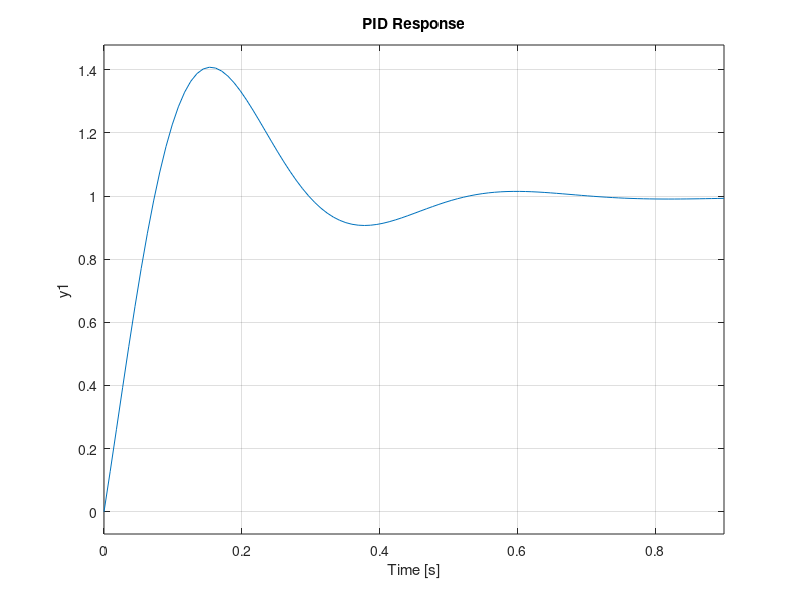

Write MATLAB code to recreate this figure. (Note: this script raises an error after producing the figure.)
clc;
clear;
close all;

g  = 9.81;
r  = 0.05;
MW = 0.13;
MP = 1.24;
l  = 0.213;
IW = 0.0002899;
IP = 0.05626;
km = 0.2774;
ke = 0.509;
R  = 7.101;

beta = 2*MW + 2*IW/(r^2) + MP;
alpha = IP*beta + MP*l^2*(MW + IW/(r^2));

A = [0 1 0 0;
     0 (2*km*ke*(MP*l*r - IP - MP*l^2))/(R*r^2*alpha) (MP*g*l)/alpha 0;
     0 0 0 1;
     0 (2*km*ke*(r*beta - MP*l))/(R*r^2*alpha) (MP*g*l*beta)/alpha 0];

B = [0;
     (2*km*(-MP*l*r + IP + MP*l^2))/(R*r*alpha);
     0;
     (2*km*(-r*beta + MP*l))/(R*r*alpha)];

C = [0 0 1 0];
D = 0;

sys = ss(A,B,C,D);

G = tf(sys);

%% PID 
Kp = 194.534;
Ki = 1432.586;
Kd = 5.551;

PID = pid(Kp, Ki, Kd);

CL_PID = feedback(PID*G,1);

%% Plot PID
figure;
step(CL_PID);
title('PID Response');
grid on;

info_PID = stepinfo(CL_PID);
disp('PID Performance:');
disp(info_PID);
